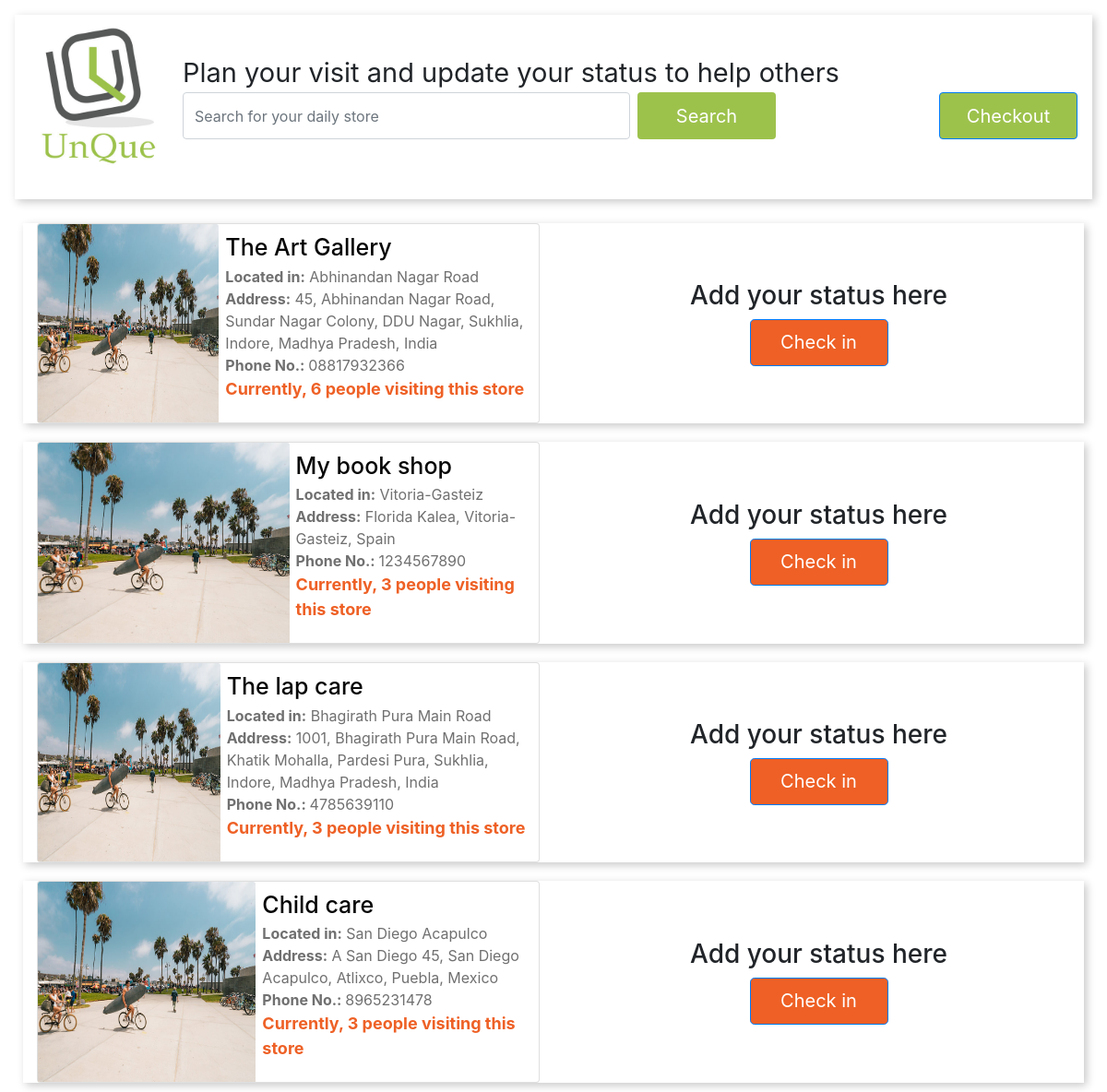
Page /list.php on the committed database.
### tables this page shows
CREATE TABLE `stores` (
  `id` int(11) NOT NULL,
  `store_name` varchar(255) NOT NULL COMMENT 'Store name',
  `description` varchar(255) DEFAULT NULL COMMENT 'store description',
  `address_line` text DEFAULT NULL COMMENT 'complete address line',
  `street_number` varchar(255) DEFAULT NULL COMMENT 'store number',
  `route` varchar(255) DEFAULT NULL COMMENT 'route street or area',
  `city` varchar(255) DEFAULT NULL COMMENT 'store city name',
  `state` varchar(255) DEFAULT NULL COMMENT 'state name',
  `zipcode` varchar(10) DEFAULT NULL COMMENT 'Area code',
  `country` varchar(100) DEFAULT NULL COMMENT 'Country name',
  `phone` varchar(15) DEFAULT NULL COMMENT 'store contact number',
  `image` varchar(100) DEFAULT NULL COMMENT 'Store image name',
  `open_close_time` varchar(255) NOT NULL COMMENT 'store open time, close time',
  `is_delete` tinyint(1) NOT NULL DEFAULT 0 COMMENT 'is delete no, 0, 1 for deleted',
  `active` tinyint(1) NOT NULL DEFAULT 1 COMMENT '1: active, 0: inactive'
);

### connection.php (called while the page is built, shortened)
<?php
function getStoreCount($connection,$storeId){
	 $sql =   "SELECT COUNT( user_id) as total_user FROM store_visitor WHERE store_id = ". $storeId." AND is_checkin = 1";
      $result = $connection->query($sql);
      $data = $result->fetch_assoc();
      return $data['total_user'] ? $data['total_user'] : 0;
}

### list.php (the view, shortened to what this page needs)
<?php
include_once('connection.php');
$storeCollection = array();
if ($_SERVER['REQUEST_METHOD'] === 'POST') {
   if(
    !empty($_POST['address_string']) &&
    !empty($_POST['store_name'])
 ) {
      $address = $connection->real_escape_string($_POST['address_string']);
      $storeName = $connection->real_escape_string($_POST['store_name']);
      $searchSring = $storeName. " ". $address;
      $sql =   "SELECT * FROM stores WHERE MATCH(store_name,address_line) AGAINST ('$searchSring' IN NATURAL LANGUAGE MODE);" ;
      $result = $connection->query($sql);
      if($result->num_rows > 0) {
         while($row = $result->fetch_assoc()) {
            $storeCollection[] = $row;
         }
      }
   }
} else {
   $sql =   "SELECT * FROM stores" ;
      $result = $connection->query($sql);
      if($result->num_rows > 0) {
         while($row = $result->fetch_assoc()) {
            $storeCollection[] = $row;
         }
      }
}
?>
<!doctype html>
<html lang="en">
<head><meta http-equiv="Content-Type" content="text/html; charset=gb18030">
   <link href="css/bootstrap.css" rel="stylesheet">
   <link href="css/cover.css" rel="stylesheet">
</head>
<body>
      <div class="cover-container  container d-flex p-3 flex-column">
            <header class="masthead mb-auto">
               <nav class="navbar navbar-expand-lg navbar-dark indigo mb-4">
                  <a class="navbar-brand" href="/">
                     <img class="centerlogo" src="images/MediumSquareLogo.png" />
                  </a>
                  <div class="top-searchbar">
                     <span id="top-message">Plan your visit and update your status to help others</span>
                     <form class="ml-auto" action="<?= htmlspecialchars($_SERVER['PHP_SELF']); ?>" method="POST">
                        <div class="md-form">
                           <input class="form-control searchinput" type="text" placeholder="Search for your daily store" aria-label="Search">
                        </div>
                        <div class="searchbox">
                           <button class="btn btn-outline-white btn-md my-0 ml-sm-2 searchbutton" type="submit">Search</button>
                           <button class="btn btn-primary btn-md my-0 ml-sm-2 checkout" type="button">Checkout</button>
                        </div>
                     </form>
                  </div>
               </nav>
            </header>
      </div>
      <div class="container" id="store-collection">
      <?php
      if(count($storeCollection) > 0 ){ ?>
         <?php foreach($storeCollection as $key => $value ) {
            $addressLineArray = explode(",", $value['address_line']);
            ?>
            <div class="row">
               <div class="column" >
                  <div class="row storelist">
                     <div class="col-md-6">
                        <div class="card">
                           <div class="view overlay">
                              <img class="card-img-top" src="images/16.jpg"
                              alt="Card image cap">
                           </div>
                           <div class="card-body">
                              <span>
                                 <span class="card-title"><?= $value['store_name']; ?></span>
                                 <a href=""  id = "<?= $value['id'];?>" class="mobile-checkout-btn">Check-in</a>
                              </span>
                              <p class="card-text">
                                 <span><strong>Located in:</strong><?= $addressLineArray[1];?></span>
                                 <span><strong>Address:</strong>
                                    <?= $value['address_line'];?>
                                 </span>
                                 <span><strong>Phone No.: </strong><?= $value['phone'];?></span>
                              </p>
                              <p class="viewcount">Currently, <?= getStoreCount($connection, $value['id']) ;?> people visiting this store</p>
                           </div>
                        </div>
                     </div>
                     <div class="col-md-6 right-side">
                        <h3 class="status"> Add your status here </h3>
                        <button  type="button" class="btn btn-light-blue btn-lg btn-primary check-in" id="<?= $value['id']; ?>" >Check in</button>
                     </div>
                  </div>
               </div>
            </div>
         <?php }
         ?>
      <?php } else { ?>
      <?php }
      ?>
      </div>
</body>
</html>

### css/cover.css (style rules this page uses)
a, a:focus, a:hover { color: #fff; }
.cover-container { max-width: 91em }
.masthead { margin-bottom: 2rem; }
@media only screen and (min-width: 700px) { .centerlogo { border-radius: 29px; height: 150px; width: 150px; } }
@media only screen and (min-width: 700px) { .card-text span { float: left; color:#707070; } }
@media only screen and (min-width: 700px) { .top-searchbar { width: 100%; } }
@media only screen and (min-width: 700px) { .md-form { float: left; width: 50%; } }
@media only screen and (min-width: 700px) { .viewcount { float: left; color:#ED5312EB; font-size: 18px; font-weight: bold; } }
@media only screen and (min-width: 700px) { .top-searchbar span { font-size: 29px; } }
@media only screen and (min-width: 700px) { input.form-control.searchinput { height: 51px; } }
@media only screen and (min-width: 700px) { .row.storelist { box-shadow: 3px 3px 9px 0px #c9c9c9; } }
@media only screen and (min-width: 700px) { .masthead.mb-auto { box-shadow: 3px 3px 9px 0px #c9c9c9; } }
@media only screen and (min-width: 700px) { .checkout { float: right; background: #9DC24C; height: 51px; width: 150px; font-size: 20px; } }
@media only screen and (min-width: 700px) { .btn-primary.check-in { background: #EE6025; height: 51px; width: 150px; font-size: 20px; } }
@media only screen and (min-width: 700px) { .btn-primary.checkout { background: #9DC24C; height: 51px; width: 150px; font-size: 20px; } }
@media only screen and (min-width: 700px) { .card-img, .card-img-top, .card-img-bottom { min-width: 100%; -ms-flex-negative: 0; width: 100%; height: 100%; } }
.column { float: left; width: 100%; padding: 10px; }
.row:after { content: ""; display: table; clear: both; }
.card { flex-direction: row !important; }
.col-md-6.right-side { text-align: center; margin: auto; }
.card-body { flex: 1 1 auto; min-height: 1px; padding: 7px!important; }
.searchbutton { background: #9DC24C; height: 51px; width: 150px; font-size: 20px; color:#fff; }
span.card-title { margin-bottom: 0.75rem; font-size: 25px; color: #060606; text-align: center; letter-spacing: 0px; font-weight: 500; }

### rows in the picture
stores: store_name "The Art Gallery", address_line "Abhinandan Nagar Road", address_line "45, Abhinandan Nagar Road, Sundar Nagar Colony, DDU Nagar, Sukhlia, Indore, Madhya Pradesh, India", phone "08817932366", id "6"
stores: store_name "My book shop", address_line "Vitoria-Gasteiz", address_line "Florida Kalea, Vitoria-Gasteiz, Spain", phone "1234567890", id "3"
stores: store_name "The lap care", address_line "Bhagirath Pura Main Road", address_line "1001, Bhagirath Pura Main Road, Khatik Mohalla, Pardesi Pura, Sukhlia, Indore, Madhya Pradesh, India", phone "4785639110", id "3"
stores: store_name "Child care", address_line "San Diego Acapulco", address_line "A San Diego 45, San Diego Acapulco, Atlixco, Puebla, Mexico", phone "8965231478", id "3"
